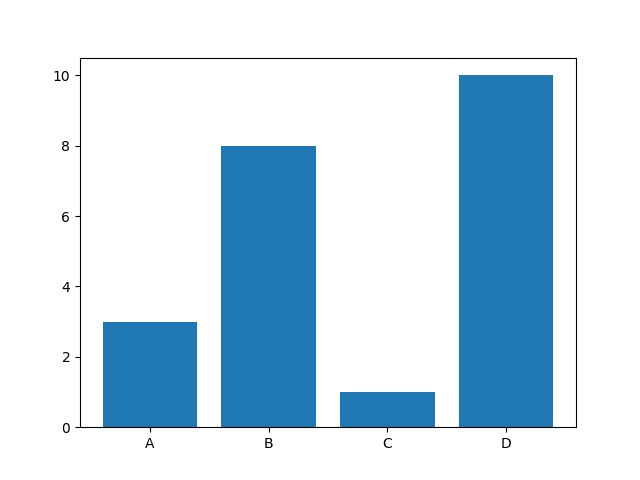

Write the Python code that produced this figure.
import matplotlib.pyplot as plt
import numpy as np

x = np.array(["A", "B", "C", "D"])
y = np.array([3, 8, 1, 10])

plt.bar(x, y)
plt.savefig('bars.jpg')
plt.show()

# Source: https://www.w3schools.com/python/matplotlib_bars.asp